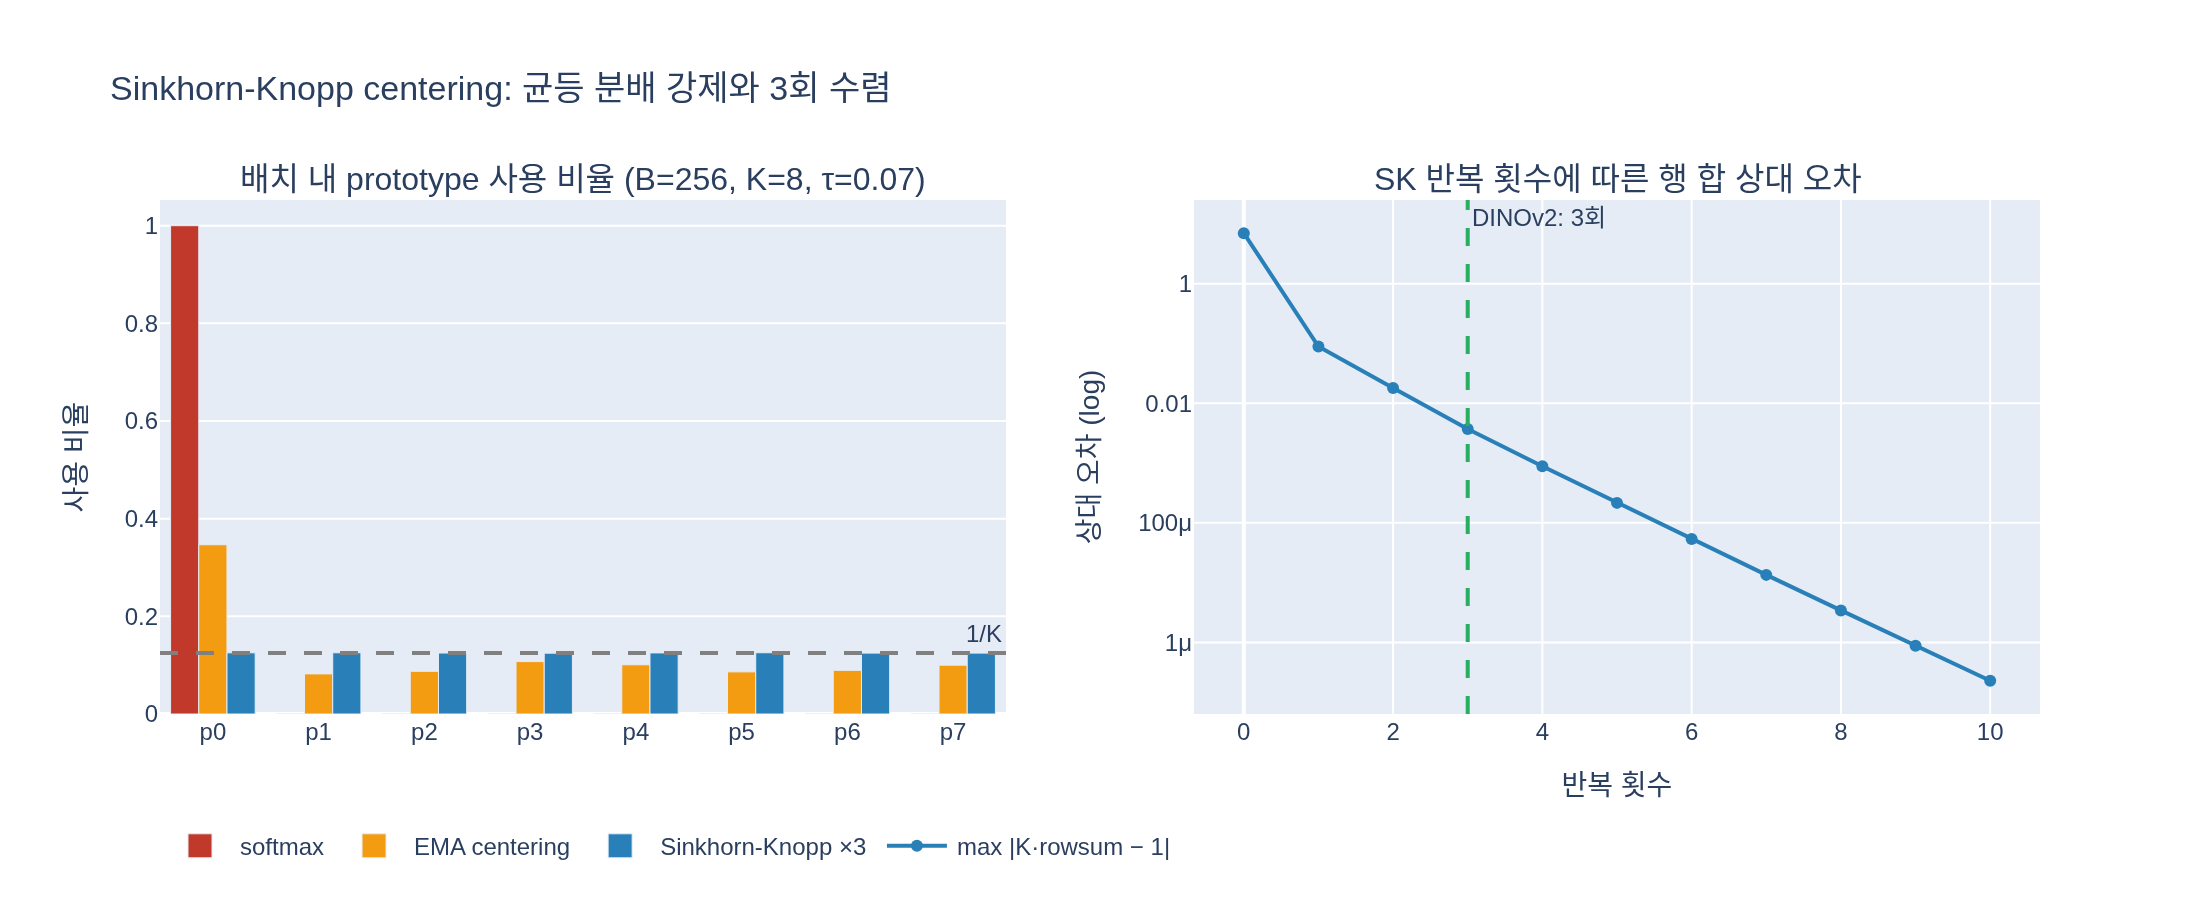

Write the Python code that produced this figure.
# %% [markdown]
# # Sinkhorn-Knopp centering 실험
#
# DINOv2 teacher 의 target 분포 $p_t$ 를 만드는 세 방법을 비교한다.
#
# 1. 단순 softmax: $p_t = \mathrm{softmax}(z/\tau)$
# 2. DINO centering: $p_t = \mathrm{softmax}((z - c)/\tau)$, $c$ 는 배치 평균의 EMA
# 3. Sinkhorn-Knopp (SwAV/DINOv2): $Q = \exp(z/\tau)^\top$ 를 행·열 교대 정규화 3회
#
# 특히 SK 가 배치 내 prototype 사용량을 정확히 $B/K$ 로 맞추는 것과,
# 3회 반복이 충분한 이유(기하급수적 수렴)를 확인한다.

# %%
# 필요 패키지: numpy, plotly, kaleido (png 저장)
import os
import numpy as np
import plotly.graph_objects as go
from plotly.subplots import make_subplots


def _show(fig):
    try:
        from IPython import get_ipython
        if get_ipython() is not None:  # VSCode 셀/Jupyter에서만 렌더링
            fig.show()
    except ImportError:
        pass


HERE = os.path.dirname(os.path.abspath(__file__))
rng = np.random.default_rng(0)

# %% [markdown]
# ## 1. 붕괴 조짐이 있는 teacher 로짓 만들기
#
# $B = 256$ 장, $K = 8$ prototype, teacher 온도 $\tau_t = 0.07$ (DINOv2 최종값).
# 0번 prototype 에 bias(+1.0)를 주어 "거의 모든 이미지가 0번 서랍" 이라고 답하는 상황을 흉내낸다.
# (실제 DINO head 의 마지막 층은 weight-norm 된 prototype 과 정규화된 feature 의 내적이라 로짓이
# $[-1, 1]$ 범위에 있으므로, 이 정도 스케일이 현실적이다.)

# %%
B, K, TEMP = 256, 8, 0.07
NOISE, BIAS = 0.1, 1.0


def make_logits():
    z = rng.normal(0.0, NOISE, size=(B, K))
    z[:, 0] += BIAS  # 한 prototype 이 독점하는 편향
    return z


logits = make_logits()


def softmax(z, temp):
    z = z / temp
    z = z - z.max(axis=1, keepdims=True)
    e = np.exp(z)
    return e / e.sum(axis=1, keepdims=True)


def usage(p):
    """배치 내 prototype 사용 비율 = 각 열(prototype)의 평균 확률. 합은 1."""
    return p.mean(axis=0)


p_soft = softmax(logits, TEMP)
print("단순 softmax 사용 비율:", np.round(usage(p_soft), 4))
print("각 샘플 확률 합 (min,max):", p_soft.sum(1).min().round(6), p_soft.sum(1).max().round(6))
# 출력: 단순 softmax 사용 비율: [1. 0. 0. 0. 0. 0. 0. 0.]
# 출력: 각 샘플 확률 합 (min,max): 1.0 1.0
# → 온도 0.07 에서 0번 prototype 이 사실상 100% 를 차지. 완전 붕괴.

# %% [markdown]
# ## 2. DINO 의 EMA centering
#
# $$c \leftarrow m\,c + (1-m)\,\tfrac{1}{B}\sum_i z_i,\qquad p_t = \mathrm{softmax}\big((z-c)/\tau\big)$$
#
# `DINOLoss.softmax_center_teacher` / `update_center` (center_momentum=0.9) 에 해당한다.
# 실제 학습처럼 center 가 여러 스텝에 걸쳐 갱신된다고 가정하고 20 스텝 돌린다.

# %%
center = np.zeros((1, K))
m = 0.9
for step in range(20):
    center = m * center + (1 - m) * make_logits().mean(axis=0, keepdims=True)
p_center = softmax(logits - center, TEMP)
print("center 값:", np.round(center[0], 3))
print("EMA centering 사용 비율:", np.round(usage(p_center), 3))
# 출력: center 값: [ 0.879  0.     0.    -0.     0.001 -0.002  0.001  0.   ]
# 출력: EMA centering 사용 비율: [0.347 0.082 0.087 0.107 0.101 0.086 0.089 0.1  ]
# → 독점은 사라지지만 균등(0.125)에서 벗어나 있고(0번 0.347), 과거 통계(EMA)에 의존한다.

# %% [markdown]
# ## 3. Sinkhorn-Knopp centering (DINOv2 `sinkhorn_knopp_teacher` 를 numpy 로 옮김)
#
# $Q \in \mathbb{R}^{K\times B}$, 목표: 행 합 $=1/K$ (prototype 균등), 열 합 $=1/B$ (샘플마다 분포).
#
# $$Q^\ast = \mathrm{Diag}(u)\,\exp(Z/\tau)\,\mathrm{Diag}(v)$$
#
# 원 코드와 같이 로짓을 그대로 $\exp(z/\tau)$ 에 넣는다(shift 없음). 로짓이 유계이므로 오버플로 걱정이 없다.

# %%
def sinkhorn_knopp_teacher(teacher_output, teacher_temp, n_iterations=3, record=None):
    Q = np.exp(teacher_output / teacher_temp).T  # K x B (논문 표기와 동일)
    B_ = Q.shape[1]
    K_ = Q.shape[0]
    Q = Q / Q.sum()  # 전체 합 1  (원 코드: all_reduce 로 GPU 전체 합)
    if record is not None:
        record.append(Q.copy())
    for _ in range(n_iterations):
        Q /= Q.sum(axis=1, keepdims=True)  # 행: prototype 마다 합 1
        Q /= K_                             # → 1/K
        Q /= Q.sum(axis=0, keepdims=True)  # 열: 샘플 마다 합 1
        Q /= B_                             # → 1/B
        if record is not None:
            record.append(Q.copy())
    Q *= B_  # 열 합 = 1 → 각 샘플의 확률분포
    return Q.T  # B x K


p_sk = sinkhorn_knopp_teacher(logits, TEMP, n_iterations=3)
print("SK(3회) 사용 비율:", np.round(usage(p_sk), 4))
print("각 샘플 확률 합 (min,max):", p_sk.sum(1).min().round(6), p_sk.sum(1).max().round(6))
print("이상적 균등값 1/K =", 1 / K)
# 출력: SK(3회) 사용 비율: [0.1253 0.1254 0.1249 0.1245 0.1251 0.1255 0.1247 0.1247]
# 출력: 각 샘플 확률 합 (min,max): 1.0 1.0
# 출력: 이상적 균등값 1/K = 0.125
# → 이 배치 안에서 prototype 사용량이 (소수 셋째 자리까지) 균등, 각 샘플은 여전히 확률분포.

# %% [markdown]
# ## 4. 왜 3회면 충분한가 — 수렴 속도
#
# 각 반복 후(열 정규화 직후) 행 합이 $1/K$ 에서 얼마나 벗어나는지 최대 상대 오차
# $\max_k |K\cdot\text{rowsum}_k - 1|$ 를 기록한다. 마지막 단계가 열 정규화이므로
# 열 조건(샘플마다 합 1)은 항상 정확히 만족되고, 행 조건만 근사다.

# %%
hist = []
_ = sinkhorn_knopp_teacher(logits, TEMP, n_iterations=10, record=hist)
row_err = [np.abs(K * Q.sum(axis=1) - 1).max() for Q in hist]
for it, e in enumerate(row_err):
    print(f"반복 {it:2d}: 행 합 최대 상대 오차 = {e:.3e}")
ratios = np.array(row_err[2:]) / np.array(row_err[1:-1])
print("반복당 오차 감소 비율(2회 이후 평균): %.3f" % ratios.mean())
# 출력: 반복  0: 행 합 최대 상대 오차 = 7.000e+00
# 출력: 반복  1: 행 합 최대 상대 오차 = 8.903e-02
# 출력: 반복  2: 행 합 최대 상대 오차 = 1.795e-02
# 출력: 반복  3: 행 합 최대 상대 오차 = 3.704e-03
# 출력: 반복  4: 행 합 최대 상대 오차 = 8.852e-04
# 출력: 반복  5: 행 합 최대 상대 오차 = 2.159e-04
# 출력: 반복  6: 행 합 최대 상대 오차 = 5.356e-05
# 출력: 반복  7: 행 합 최대 상대 오차 = 1.348e-05
# 출력: 반복  8: 행 합 최대 상대 오차 = 3.431e-06
# 출력: 반복  9: 행 합 최대 상대 오차 = 8.814e-07
# 출력: 반복 10: 행 합 최대 상대 오차 = 2.280e-07
# 출력: 반복당 오차 감소 비율(2회 이후 평균): 0.240
# → 반복마다 약 1/4 로 줄어드는 등비 감소(선형 수렴). 3회면 ~4e-3 수준.

# %% [markdown]
# ## 5. SK 가 배정을 어떻게 바꾸는가
#
# 원래 점수로는 모두 0번 prototype 이 1등이지만, "다른 prototype 도 공평하게 써야 한다" 는
# 제약 때문에 상대적으로 다른 prototype 점수가 높았던 샘플들이 그쪽으로 배정된다.

# %%
argmax_soft = p_soft.argmax(1)
argmax_sk = p_sk.argmax(1)
print("softmax argmax 분포:", np.bincount(argmax_soft, minlength=K))
print("SK      argmax 분포:", np.bincount(argmax_sk, minlength=K))
# 각 샘플에서 0번 대비 다른 prototype 의 상대 점수가 큰 샘플이 다른 쪽으로 갔는지 확인
rel = logits[:, 1:] - logits[:, [0]]
print("SK 가 0번 이외로 보낸 샘플의 상대점수 평균:", rel.max(1)[argmax_sk != 0].mean().round(3))
print("SK 가 0번으로 남긴 샘플의 상대점수 평균:  ", rel.max(1)[argmax_sk == 0].mean().round(3))
# 출력: softmax argmax 분포: [256   0   0   0   0   0   0   0]
# 출력: SK      argmax 분포: [33 32 22 33 40 37 29 30]
# 출력: SK 가 0번 이외로 보낸 샘플의 상대점수 평균: -0.846
# 출력: SK 가 0번으로 남긴 샘플의 상대점수 평균:   -1.056
# → 0번 대비 손해가 적은(상대점수가 높은) 샘플들이 다른 prototype 으로 배정된다.

# %% [markdown]
# ## 6. 시각화

# %%
fig = make_subplots(
    rows=1, cols=2,
    subplot_titles=(
        f"배치 내 prototype 사용 비율 (B={B}, K={K}, τ={TEMP})",
        "SK 반복 횟수에 따른 행 합 상대 오차",
    ),
)
x = [f"p{k}" for k in range(K)]
fig.add_trace(go.Bar(name="softmax", x=x, y=usage(p_soft), marker_color="#c0392b"), 1, 1)
fig.add_trace(go.Bar(name="EMA centering", x=x, y=usage(p_center), marker_color="#f39c12"), 1, 1)
fig.add_trace(go.Bar(name="Sinkhorn-Knopp ×3", x=x, y=usage(p_sk), marker_color="#2980b9"), 1, 1)
fig.add_hline(y=1 / K, line_dash="dash", line_color="gray", row=1, col=1,
              annotation_text="1/K", annotation_position="top right")

fig.add_trace(go.Scatter(x=list(range(len(row_err))), y=row_err, mode="lines+markers",
                         name="max |K·rowsum − 1|", marker_color="#2980b9"), 1, 2)
fig.add_vline(x=3, line_dash="dash", line_color="#27ae60", row=1, col=2,
              annotation_text="DINOv2: 3회", annotation_position="top right")
fig.update_yaxes(type="log", row=1, col=2, title_text="상대 오차 (log)")
fig.update_xaxes(title_text="반복 횟수", row=1, col=2)
fig.update_yaxes(title_text="사용 비율", row=1, col=1)
fig.update_layout(barmode="group", width=1100, height=450,
                  title_text="Sinkhorn-Knopp centering: 균등 분배 강제와 3회 수렴",
                  legend=dict(orientation="h", y=-0.2))
_show(fig)
out_png = os.path.join(HERE, "expy.png")
fig.write_image(out_png, scale=2)
print("saved:", out_png)
# 출력: saved: .../expy.png
